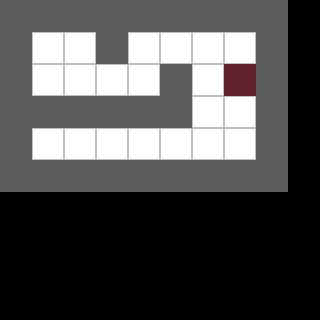

This is a level from a 2D game, rendered from its Tiled map with the project's own tilesets. A one-line summary and the map file follow, with tile-layer data summarised:
An orthogonal 10x10 tile map with 32x32 px tiles, 1 tile layer (Tile Layer 1).

<map version="1.0" orientation="orthogonal" renderorder="right-down" width="10" height="10" tilewidth="32" tileheight="32" nextobjectid="1">
 <tileset firstgid="1" name="test-tile" tilewidth="32" tileheight="32">
  <image source="../raw/test-tile.jpg" width="64" height="64" />
 </tileset>
 <layer name="Tile Layer 1" width="10" height="10">
  <data>[100 cells, 54 non-empty, 3 distinct tile ids]</data>
 </layer>
</map>